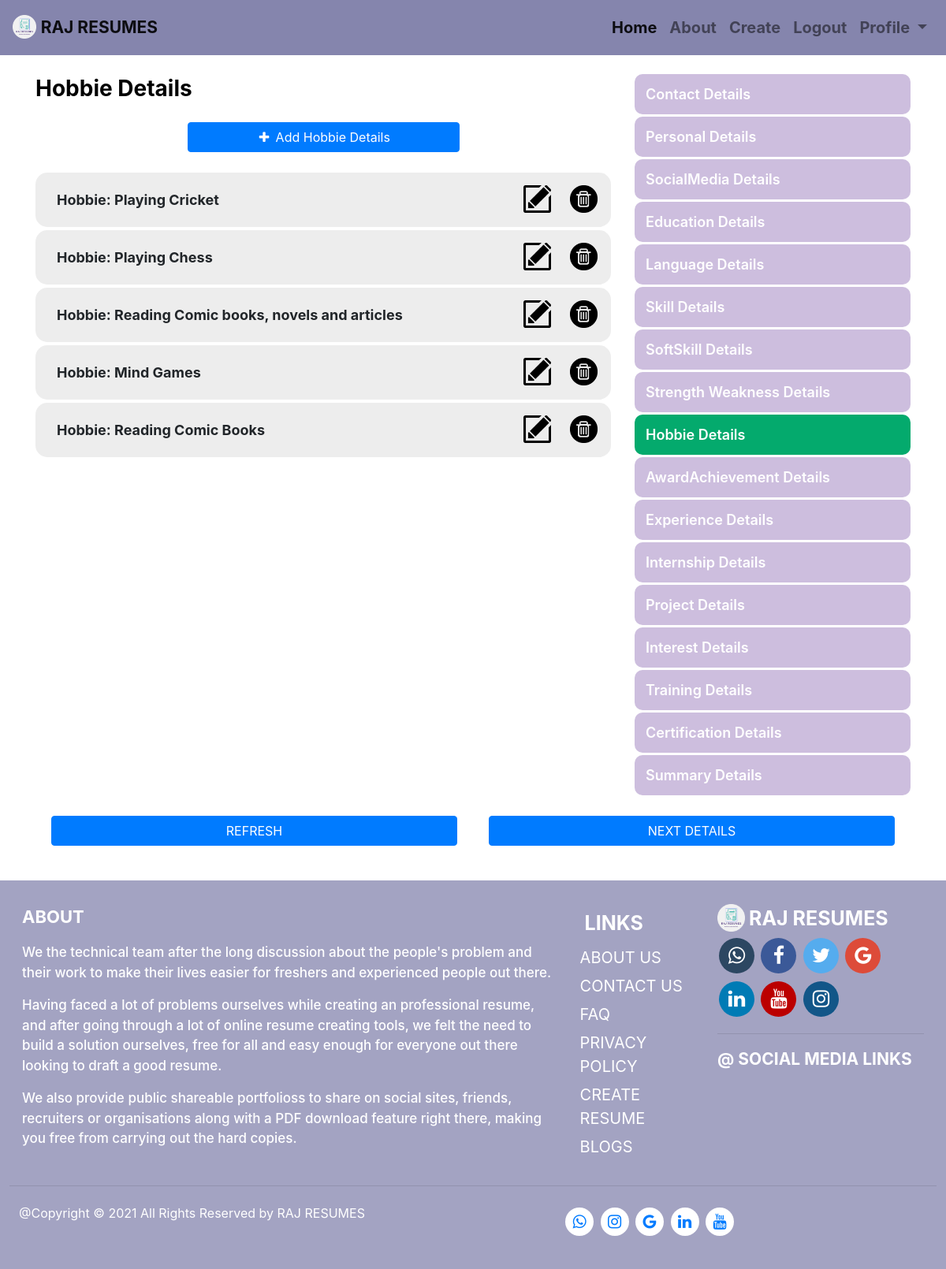
The app's page /MyResume/Experience/HobbieDetails/AddHobbies/ (signed in) with its own data.
### resumes/models.py (models this page shows, shortened)
class HobbieDetails(models.Model):
    user = models.ForeignKey(User, on_delete=models.CASCADE)
    Hobbie=models.CharField(max_length=120,help_text='Enter your Hobbie')

### resumes/views.py (the view)
# urls.py: path('Experience/HobbieDetails/AddHobbies/',views.ExpAddHobbieDetailView,name='AddExpHobbies'),
@login_required(login_url='MyResume/login')
def ExpAddHobbieDetailView(request):
    HobDetail=HobbieDetails.objects.filter(user=request.user).all()
    if request.method=='POST':
        Hobbie = request.POST['Hobbie']
        HobDet = HobbieDetails(user=request.user,Hobbie=Hobbie)
        HobDet.save()
        return redirect('resumes:AddExpHobbies')
    form=HobbieDetailForm()
    return render(request,'resumes/AddExpDetails/AddHobbieDetails.html',{'HobDetail':HobDetail,'form':form})

### resumes/templates/resumes/AddExpDetails/AddHobbieDetails.html (shortened to what this page needs)
{% load static %}{%load crispy_forms_tags %}
<html>
<head>
    <link rel="stylesheet" href="https://cdn.jsdelivr.net/npm/bootstrap@4.6.0/dist/css/bootstrap.min.css">
    <link rel="stylesheet" href="https://cdnjs.cloudflare.com/ajax/libs/font-awesome/4.7.0/css/font-awesome.min.css">
    <link rel="stylesheet" href="{% static 'AllStyles/ListStyling.css' %}">
    <link rel='stylesheet' href="{% static 'AllStyles/Modal-Styling.css' %}">
    <link rel='stylesheet' href="{% static 'AllStyles/BtnGroup.css' %}">
</head>
<body>
    {% include 'resumes/AllTemplates/Navbar.html' %}
    <div class="Content-sty">
        <div class="container">
            <div class='row'>
                <div id='Obj-Detail' class='col-lg-8 col-md-7'>
                    <div class='display-container'>
                        <div class='Model-Form-Detail'>
                            <div class='Modal-Heading'>Hobbie Details</div>
                            <div class='Add-Modal-Details'>
                                <button onclick="document.getElementById('PopUp-Form').style.display='block'" class="btn btn-primary AddBtn-Sty"><i class='fa fa-plus'></i> Add Hobbie Details</button>
                            </div>
                            <div class='Obj-Modal-Content'>
                                {% for Hobdet in HobDetail %}
                                <div class='Obj-Content'>
                                    <div class='row'>
                                        <div class='col-lg-10 col-md-8 col-sm-8 col-8'>
                                            <div class='Obj-content-sty'>
                                                <div class='ldet'>Hobbie: {{Hobdet.Hobbie}}</div>
                                            </div>
                                        </div>
                                        <div class='col-lg-1 col-md-2 col-sm-2 col-2'>
                                            <a href="{% url 'resumes:Edit-ExpHobbies' Hobdet.id %}"><img class='Icon-Sty' src="\media\Icons\Edit-Icon.png"></a>
                                        </div>
                                        <div class='col-lg-1 col-md-2 col-sm-2 col-2'>
                                            <a href="{% url 'resumes:ExpDeleteHobbieDetails' Hobdet.id %}"><img class='Icon-Sty' src="\media\Icons\Delete-Icon.png"></a>
                                        </div>
                                    </div>
                                </div>
                                {% endfor %}
                            </div>
                        </div>
                    </div>
                </div>
                <div id='Link-List-Menu' class='col-lg-4 col-md-5 col-sm-12'>
                    <div class='row-sty'>
                        <div class='Link-Menu'>
                            <div class="Vertical-Menu">
                                <a href="{% url 'resumes:Exp-ContactDetails' %}" class='a-sty'>Contact Details</a>
                                <a href="{% url 'resumes:Exp-PersonalDetails' %}" class='a-sty'>Personal Details</a>
                                <a href="{% url 'resumes:Exp-SocialMediaDetails' %}" class='a-sty'>SocialMedia Details</a>
                                <a href="{% url 'resumes:Exp-EducationDetails' %}" class='a-sty'>Education Details</a>
                                <a href="{% url 'resumes:Exp-LanguageDetails' %}" class='a-sty'>Language Details</a>
                                <a href="{% url 'resumes:Exp-SkillDetails' %}" class='a-sty'>Skill Details</a>
                                <a href="{% url 'resumes:Exp-SoftSkillDetails' %}" class='a-sty'>SoftSkill Details</a>
                                <a href="{% url 'resumes:Exp-StrengthWeakness' %}" class='a-sty'>Strength Weakness Details</a>
                                <a href="{% url 'resumes:Exp-HobbieDetails' %}" class='active a-sty'>Hobbie Details</a>
                                <a href="{% url 'resumes:Exp-ActivityAchievements' %}" class='a-sty'>AwardAchievement Details</a>
                                <a href="{% url 'resumes:Exp-ExperienceDetails' %}" class='a-sty'>Experience Details</a>
                                <a href="{% url 'resumes:Exp-InternshipDetails' %}" class='a-sty'>Internship Details</a>
                                <a href="{% url 'resumes:Exp-ProjectDetails' %}" class='a-sty'>Project Details</a>
                                <a href="{% url 'resumes:Exp-InterestDetails' %}" class='a-sty'>Interest Details</a>
                                <a href="{% url 'resumes:Exp-TrainingDetails' %}" class='a-sty'>Training Details</a>
                                <a href="{% url 'resumes:Exp-CertificationDetails' %}" class='a-sty'>Certification Details</a>
                                <a href="{% url 'resumes:Exp-SummaryDetails' %}" class='a-sty'>Summary Details</a>
                            </div>
                        </div>
                    </div>
                </div>
            </div>
            <div class='Btn-Position'>
                <div class='Btn-Left'><a href="{% url 'resumes:AddExpHobbies' %}"><button class='btn btn-primary btn-sty btn-l'>REFRESH</button></a></div>
                <div class='Btn-Right'><a href="{% url 'resumes:Exp-ActivityAchievements' %}"><button class='btn btn-primary btn-sty btn-r'>NEXT DETAILS</button></a></div>
            </div>
        </div>
    </div>
    {% include 'resumes/AllTemplates/Footer.html' %}
</body>
</html>

### resumes/static/AllStyles/ListStyling.css (style rules this page uses)
.Vertical-Menu { width: 100%; }
.Vertical-Menu a { width: 100%; display: block; padding: 12px 14px; font-size: 18px; border-radius: 10px; font-weight: 600; background-color: #cdbede; margin: 3px 0px; text-decoration: none; color: white; }
.Vertical-Menu a.active { background-color: #04AA6D; }
.btn-sty { width: 100%; margin: 2px 0px; }
.AddBtn-Sty { font-size: 18px; }
.btn-sty { min-width: 50%; margin: 3px 0px; }

### resumes/static/AllStyles/Modal-Styling.css (style rules this page uses)
.AddBtn-Sty { min-width: 50%; font-size: 18px; }
.fa { font-size: 32px; }
.fa { width: 20px; }
.Modal-Heading { color: black; font-size: 28px; font-weight: 700; }
.ldet { font-size: 18px; font-weight: 700; }
.Icon-sty { width: 35px; }
.Obj-Content { padding: 16px 22px; margin: 4px 0px; background-color: #ededed; border-radius: 15px; }
.Obj-content-sty { padding: 5px; }
.Add-Modal-Details { padding: 22px 20px; display: flex; justify-content: center; align-items: center; }

### resumes/static/AllStyles/BtnGroup.css (style rules this page uses)
.content-sty { margin: 15px 0px; }
.btn-sty { min-width: 50%; }
.btn-left { float: left; padding: 20px; min-width: 50%; }
.btn-right { float: right; padding: 20px; min-width: 50%; }

### resumes/templates/resumes/AddExpDetails/AddHobbieDetails.html (style rules this page uses)
* { box-sizing: border-box; }

### resumes/templates/resumes/AllTemplates/Footer.html (style rules this page uses)
* { box-sizing: border-box; }
.Footer-Content, .Content-Sty { display: flex; flex-wrap: wrap; }
.Content-Sty { padding: 6px 12px; }

### records on screen
HobbieDetails: Hobbie "Playing Cricket"
HobbieDetails: Hobbie "Playing Chess"
HobbieDetails: Hobbie "Reading Comic books, novels and articles"
HobbieDetails: Hobbie "Mind Games"
HobbieDetails: Hobbie "Reading Comic Books"
